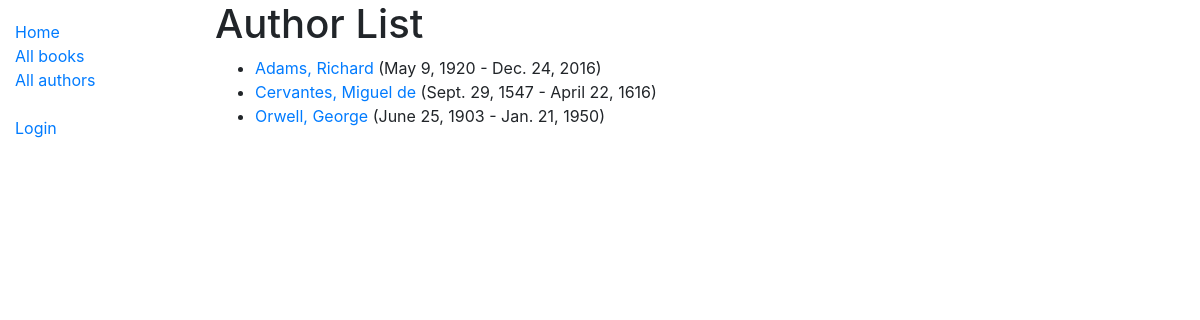
The app's page /catalog/authors/, older data.
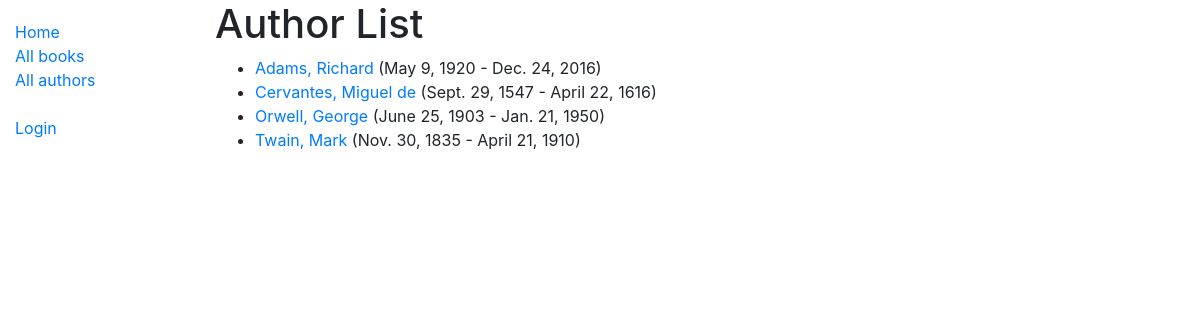
The same page, newer data.
### catalog/models.py (models this page shows, shortened)
class Author(models.Model):
  first_name = models.CharField(max_length=100)
  last_name = models.CharField(max_length=100)
  date_of_birth = models.DateField('Born', null=True, blank=True)
  date_of_death = models.DateField('Died', null=True, blank=True)
  class Meta:
    ordering = ['last_name', 'first_name']
  def get_absolute_url(self):
    return reverse('author-detail', args=[str(self.id)])

### catalog/views.py (the view)
# urls.py: path('authors/', views.AuthorListView.as_view(), name='authors'),
class AuthorListView(generic.ListView):
  model = Author

### catalog/templates/catalog/author_list.html
{% extends "base_generic.html" %}
{% block content %}
  <h1>Author List</h1>
  {% if author_list %}
  <ul>
    {% for author in author_list %}
      <li>
        <a href="{{ author.get_absolute_url }}">{{ author.last_name }}, {{ author.first_name }}</a> ({{ author.date_of_birth }} - {{ author.date_of_death }})
      </li>
    {% endfor %}
  </ul>
  {% else %}
    <p>There are no authors.</p>
  {% endif %}
{% endblock %}

### catalog/templates/base_generic.html (shortened to what this page needs)
<!DOCTYPE html>
<html lang='en'>
<head>
  <link rel="stylesheet" href="https://stackpath.bootstrapcdn.com/bootstrap/4.1.3/css/bootstrap.min.css">
  {% load static %}
  <link rel="stylesheet" href="{% static 'css/styles.css' %}">
</head>
<body>
  <div class="container-fluid">
    <div class="row">
      <div class="col-sm-2">
      {% block sidebar %}
        <ul class="sidebar-nav">
          <li><a href="{% url 'index' %}">Home</a></li>
          <li><a href="{% url 'books' %}">All books</a></li>
          <li><a href="{% url 'authors' %}">All authors</a></li><br>
          {% if user.is_authenticated %}
            <li>User: {{ user.get_username }}</li>
            <li><a href="{% url 'my-borrowed' %}">My Borrowed</a></li>
            <li><a href="{% url 'logout'%}?next={{request.path}}">Logout</a></li>
          {% else %}
            <li><a href="{% url 'login'%}?next={{request.path}}">Login</a></li>
          {% endif %}
        </ul>
      {% endblock %}
      </div>
      <div class='col-sm-10'>{% block content %}{% endblock %}</div>
      </div>
    </div>
</body>
</html>

### catalog/static/css/styles.css (style rules this page uses)
.sidebar-nav { margin-top: 20px; padding: 0; list-style: none; }

Row changes from the older to the newer data that the page shows:
added Author: last_name "Twain", first_name "Mark", date_of_birth "Nov. 30, 1835", date_of_death "April 21, 1910"
